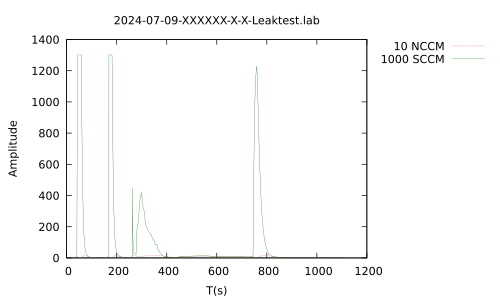

Reproduce this figure in gnuplot.
set terminal pdf
set encoding utf8
set output "2024-07-09-XXXXXX-X-X-Leaktest.pdf"
set encoding utf8
#set xrange [0.0:600.0]
#set xrange [0.0:20.0]
set key outside
set style line 1 linecolor rgb '#DB7093' linewidth 0.1
set style line 2 linecolor rgb '#008000' linewidth 0.1
set title "2024-07-09-XXXXXX-X-X-Leaktest.lab"
set xlabel "T(s)"
set ylabel "Amplitude"
plot "2024-07-09-XXXXXX-X-X-Leaktest.lab" using 1:2 w l linestyle 1 title "10 NCCM", "2024-07-09-XXXXXX-X-X-Leaktest.lab" using 1:3 w l linestyle 2 title "1000 SCCM"
